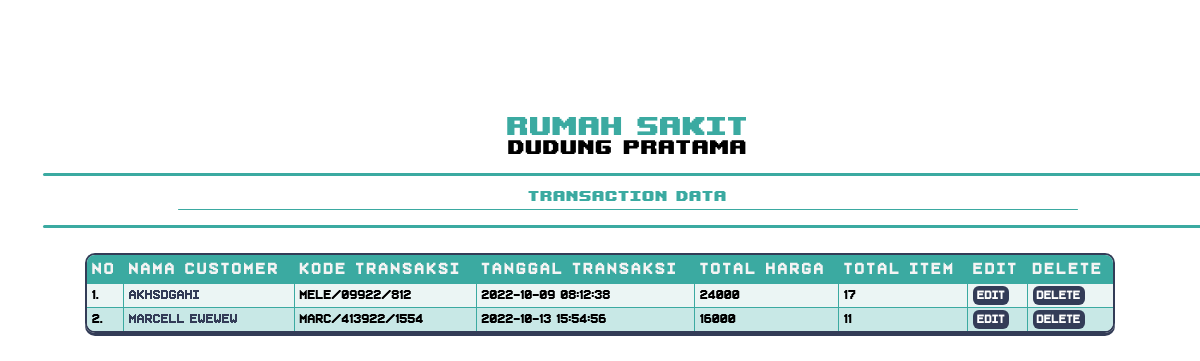
The app's page /new_rumah_sakit/transactionListData.php with its own data.
### tables this page shows
CREATE TABLE `transparent` (
  `id` int(11) NOT NULL AUTO_INCREMENT,
  `namaCustomer` varchar(16) DEFAULT NULL,
  `kodeTransaksi` varchar(16) DEFAULT NULL,
  `tglTransaksi` varchar(24) DEFAULT NULL,
  `totalHargaTransaksi` int(16) DEFAULT NULL,
  `totalItemTransaksi` int(16) DEFAULT NULL,
  `deleted` int(1) DEFAULT '0',
  PRIMARY KEY (`id`)
);

### new_rumah_sakit/transactionListData.php (the view, shortened to what this page needs)
<link rel="stylesheet" href="generalStylesheet.css">
<html>
    <head>
    </head>
    <div class="web-page">
        <div class="card-content" style="width : 100%;">
            <div class="content-wrapper fixed-element">
                <div id="hospital-logo"></div>
                <div id="card-title" style="font-family : uha; font-size : 36px; color : #3baaa1;">RUMAH SAKIT</div>
                <div id="card-title"style="font-family : uha; font-size : 27.5px">DUDUNG PRATAMA</div>
                <div id="ha-er"></div>
                <div id="card-title" style="font-family : uha; font-size : 20px; color : #3baaa1;">TRANSACTION DATA</div>
                <div id="ha-er" style="height : 1px; margin : 5px 150px; "></div>
                <div id="ha-er"></div>
            </div>
            <div style="margin : 225px auto 0px auto"><table cellpadding=0 cellspacing=0 id="mainTable">
                <tr>
                    <td style="border-top-left-radius : 8px;">No</td><td>Nama Customer</td><td>Kode Transaksi</td><td>Tanggal Transaksi</td><td>Total Harga</td><td>Total Item</td><td>Edit</td><td style="border-top-right-radius : 8px;">Delete</td>
                </tr>
                <?php
                    include 'koneksi.php';
                    $query = "SELECT * FROM transparent WHERE deleted = 0";
                    $result = mysqli_query($koneksi,$query);
                    $i = 1;
                    while($row = mysqli_fetch_array($result)){
                        echo "<tr id=".$i."><td>".$i.".</td><td><a id=".'listRow'.$i." href='javascript:void(0)' onclick='showDetail(this.id)'>".$row['namaCustomer']."</a></td><td id=".'codeRow'.$i.">".$row['kodeTransaksi']."</td><td>".$row['tglTransaksi']."</td><td>".$row['totalHargaTransaksi']."</td><td>".$row['totalItemTransaksi']."</td><td><a class='true-small-button' href='javascript:void(0)' onclick='editDb(".$i.")'>EDIT</a></td><td><a class='true-small-button' href='javascript:void(0)' onclick='deleteDb(".$i.")'>DELETE</a></td></tr>";
                        $i++;
                    }
                ?>
            </table></div>
        </div>
    </div>
</html>

### new_rumah_sakit/generalStylesheet.css (style rules this page uses)
table tr td { padding : 5px; }
a { color : #333c57; text-decoration : none; }
table { width : 90%; margin : auto; border : 2px solid #333c57; border-radius : 10px; box-shadow : 0px 3px 0px #333c57; font-family : "superstar"; }
table tr:nth-child(even) { background-color : #ebf5f4; }
table tr:nth-child(odd) { background-color : #c8e8e6; }
table tr td { border-bottom : 1px solid #3baaa1; border-right : 1px solid #3baaa1; padding : 3px 5px; }
table tr:first-child td:first-child { border-top-left-radius : 8px; }
table tr:first-child td:last-child { border-top-right-radius : 8px; }
table tr td:last-child { border-right : 0px; }
table tr:first-child { background-color : #3baaa1; color : #f4f4f4; font-family : "superstar"; font-size : 20px; letter-spacing : 2px; }
table tr:last-child td { border-bottom : 0px; }
table tr:last-child td:first-child { border-bottom-left-radius : 8px; }
table tr:last-child td:last-child { border-right : 0px; border-bottom-right-radius : 8px; border-right : 0px; }
.web-page { width : 100%; display : flex; justify-content : center; align-items : center; }
.card-content { padding : 20px; }
.content-wrapper { height : content; width : 100%; }
.true-small-button { background-color : #333c57; color : white; border : 0px; border-radius : 6px; font-family : "superstar"; font-size : 15px; padding : 2px 4px; margin : 5px auto; transition : 0.25s; width : 55px; }
.fixed-element { position : fixed; z-index : 100; }
#card-title { text-align : center; letter-spacing : 1px; }
#hospital-logo { content : url("hospital-logo.png"); width : 88px; height : 88px; margin : auto; }
#ha-er { background-color : #3baaa1; height : 3px; width : content; border-radius : 5px; margin : 15px 15px; }

### records on screen
transparent: namaCustomer "akhsdgahi", kodeTransaksi "mele/09922/812", tglTransaksi "2022-10-09 08:12:38", totalHargaTransaksi "24000", totalItemTransaksi "17"
transparent: namaCustomer "marcell ewewew", kodeTransaksi "marc/413922/1554", tglTransaksi "2022-10-13 15:54:56", totalHargaTransaksi "16000", totalItemTransaksi "11"
